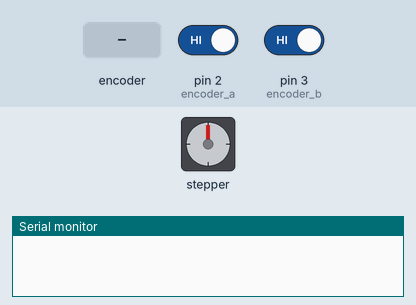
Simulated run of this sketch. Board: Arduino Uno, built with avr-gcc and run on an emulated ATmega328P. Shown: stepper motor, the last lines printed to the serial monitor. Wiring (inferred from the names in the program): stepper motor driver (200 steps per turn assumed): step pin 4; direction pin 5. The inputs (shaded band) are chosen by the test bench; at power-on: pin 2 (encoder_a) HIGH, pin 3 (encoder_b) HIGH.

Above: at 1.2 s.
1.3 s: rotary encoder on pin 2 (encoder_a) / pin 3 (encoder_b) turned 3 steps (first pin leading)
At 2.3 s:
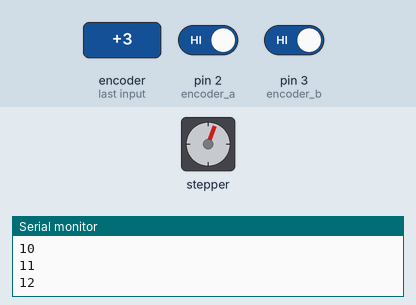
3.4 s: rotary encoder on pin 2 (encoder_a) / pin 3 (encoder_b) turned 3 steps (first pin leading)
At 5.1 s:
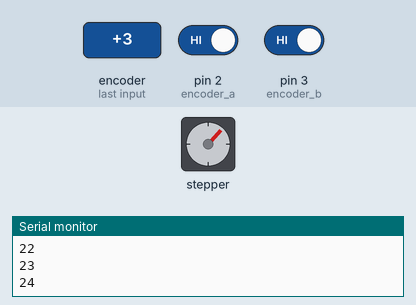
5.5 s: rotary encoder on pin 2 (encoder_a) / pin 3 (encoder_b) turned 3 steps (first pin leading)
At 6.7 s:
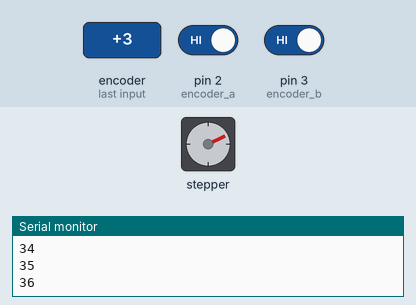
7.6 s: rotary encoder on pin 2 (encoder_a) / pin 3 (encoder_b) turned 3 steps (first pin leading)
At 9.3 s:
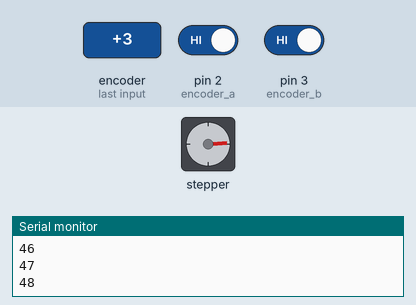
9.7 s: rotary encoder on pin 2 (encoder_a) / pin 3 (encoder_b) turned 3 steps (first pin leading)
At 11.1 s:
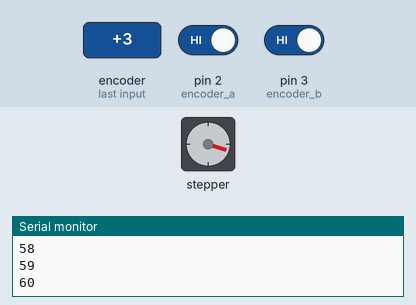
Timing chart, 0 to 12.7 s (numbered marks = the images above; inputs shaded):
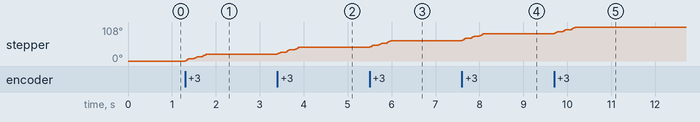

The sketch:

en08.02.2564.ino
```cpp
#define encoder_a 2    //encoder a = arduino pin 2
#define encoder_b 3    //encoder b = arduino pin 3
#define motor_step 4    //motor step = arduino pin 4
#define motor_direction 5    //motor direction = arduino pin 5

volatile long motor_position, encoder;

void setup () {
    Serial.begin(9600);
    pinMode(motor_step, OUTPUT);
    pinMode(motor_direction, OUTPUT);
    pinMode(encoder_a, INPUT);
    pinMode(encoder_b, INPUT);
    digitalWrite(encoder_a, HIGH);
    digitalWrite(encoder_b, HIGH);
    attachInterrupt(0, encoderPinChangeA, CHANGE);
    attachInterrupt(1, encoderPinChangeB, CHANGE);
    encoder = 0;
}

void encoderPinChangeA()

{
    if (digitalRead(encoder_a) == digitalRead(encoder_b)) {
        encoder--;
    } else{
        encoder++;
    }
}

void encoderPinChangeB() {
   if (digitalRead(encoder_a) != digitalRead(encoder_b))
    {
        encoder--;
    }else{
        encoder++;
    }
}

void loop() {
    if (encoder > 0) {
        digitalWrite(motor_direction, HIGH);
        digitalWrite(motor_step, HIGH);
        digitalWrite(motor_step, LOW);
        _delay_us(200);
        motor_position++;
        encoder = 0;
        Serial.println(motor_position);
    }
 else if (encoder < 0){
        digitalWrite(motor_direction, LOW);
        digitalWrite(motor_step, HIGH);
        digitalWrite(motor_step, LOW);
        _delay_us(200);
        motor_position--;
        encoder = 0;
        Serial.println(motor_position);
    }
}
```

Measured:
- after the input at 1.3 s, stepper: turns 21° clockwise in 0.47 s, starting at once
- after the input at 3.4 s, stepper: turns 22° clockwise in 0.48 s, starting at once
- after the input at 5.5 s, stepper: turns 21° clockwise in 0.48 s, starting at once
- after the input at 7.6 s, stepper: turns 22° clockwise in 0.47 s, starting at once
- after the input at 9.7 s, stepper: turns 22° clockwise in 0.47 s, starting at once
